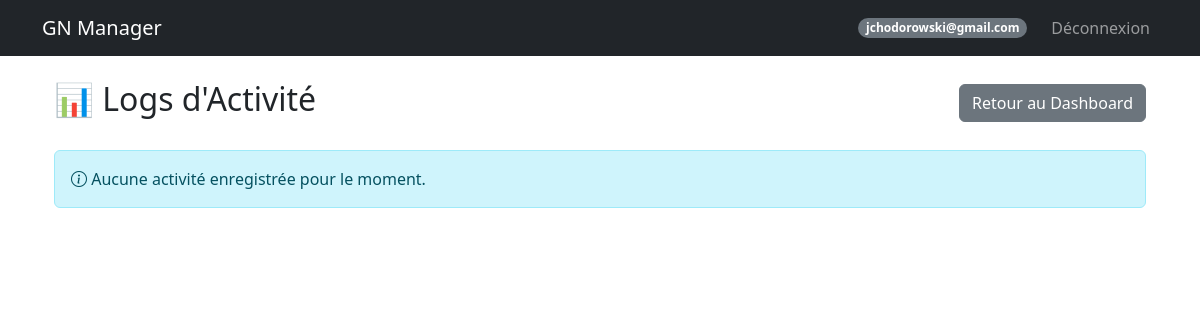
Before: /admin/logs (signed in) with the older database file.
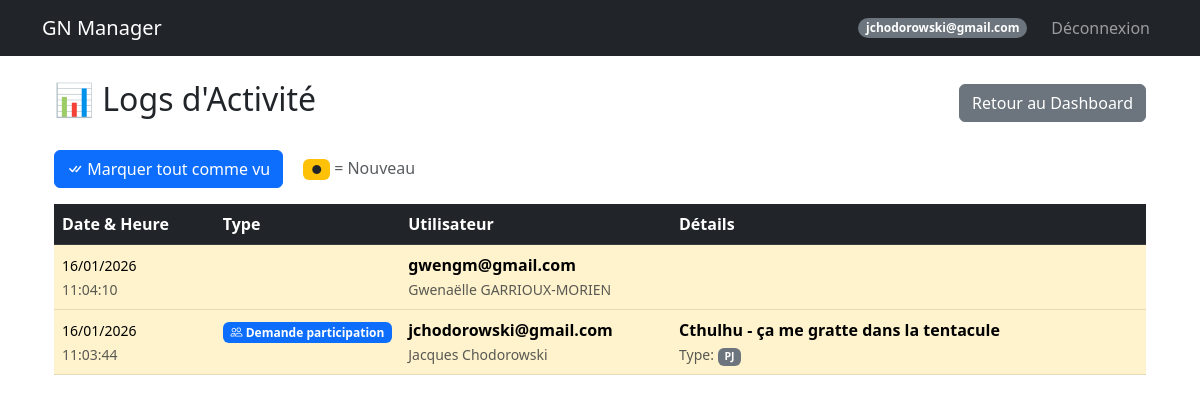
After: the same page with the newer database file.
### models.py (models this page shows, shortened)
class User(UserMixin, db.Model):
    id = db.Column(db.Integer, primary_key=True)
    email = db.Column(db.String(120), unique=True, nullable=False)
    password_hash = db.Column(db.String(128))
    nom = db.Column(db.String(80))
    prenom = db.Column(db.String(80))
    age = db.Column(db.Integer)
    genre = db.Column(db.String(20))
    avatar_url = db.Column(db.String(200))
    role = db.Column(db.String(20), default='user')  # createur, sysadmin, user
    is_banned = db.Column(db.Boolean, default=False)
    is_deleted = db.Column(db.Boolean, default=False)  # Suppression logique
    @property
    def is_admin(self):
        return self.role in ['createur', 'sysadmin']

class ActivityLog(db.Model):
    id = db.Column(db.Integer, primary_key=True)
    action_type = db.Column(db.String(50), nullable=False)
    user_id = db.Column(db.Integer, db.ForeignKey('user.id'))
    event_id = db.Column(db.Integer, db.ForeignKey('event.id'), nullable=True)
    details = db.Column(db.Text)  # JSON
    is_viewed = db.Column(db.Boolean, default=False)
    created_at = db.Column(db.DateTime, default=datetime.utcnow)
    user = db.relationship('User', backref='activity_logs')
    event = db.relationship('Event', backref='activity_logs')

### routes/admin_routes.py (the view)
@admin_bp.route('/admin/logs')
@login_required
@admin_required
def admin_logs():
    logs = ActivityLog.query.order_by(ActivityLog.created_at.desc()).all()
    for log in logs:
        try:
            log.details_dict = json.loads(log.details or '{}')
        except json.JSONDecodeError:
            log.details_dict = {}
    return render_template('admin_logs.html', logs=logs)

### templates/admin_logs.html (shortened to what this page needs)
{% extends "base.html" %}
{% block content %}
<div class="container mt-4">
    <div class="d-flex justify-content-between align-items-center mb-4">
        <h2>📊 Logs d'Activité</h2>
        <a href="{{ url_for('admin.dashboard') }}" class="btn btn-secondary">Retour au Dashboard</a>
    </div>
    {% if logs %}
    <div class="mb-3">
        <button id="markViewedBtn" class="btn btn-primary">
            <i class="bi bi-check-all"></i> Marquer tout comme vu
        </button>
        <span class="ms-3 text-muted">
            <span class="badge bg-warning text-dark">●</span> = Nouveau
        </span>
    </div>
    <div class="table-responsive">
        <table class="table table-hover">
            <thead class="table-dark">
                <tr>
                    <th style="width: 15%">Date & Heure</th>
                    <th style="width: 15%">Type</th>
                    <th style="width: 25%">Utilisateur</th>
                    <th style="width: 45%">Détails</th>
                </tr>
            </thead>
            <tbody>
                {% for log in logs %}
                <tr {% if not log.is_viewed %}class="table-warning" {% endif %}>
                    <td>
                        <small>{{ log.created_at.strftime('%d/%m/%Y') }}</small><br>
                        <small class="text-muted">{{ log.created_at.strftime('%H:%M:%S') }}</small>
                    </td>
                    <td>
                        {% if log.action_type == 'user_registration' %}
                        <span class="badge bg-success">
                            <i class="bi bi-person-plus"></i> Inscription
                        </span>
                        {% elif log.action_type == 'event_creation' %}
                        <span class="badge bg-info">
                            <i class="bi bi-calendar-plus"></i> Création événement
                        </span>
                        {% elif log.action_type == 'event_participation' %}
                        <span class="badge bg-primary">
                            <i class="bi bi-people"></i> Demande participation
                        </span>
                        {% endif %}
                    </td>
                    <td>
                        {% if log.user %}
                        <strong>{{ log.user.email }}</strong>
                        {% if log.user.prenom and log.user.nom %}
                        <br><small class="text-muted">{{ log.user.prenom }} {{ log.user.nom }}</small>
                        {% endif %}
                        {% else %}
                        <span class="text-muted">Utilisateur supprimé</span>
                        {% endif %}
                    </td>
                    <td>
                        {% if log.action_type == 'user_registration' %}
                        <div>
                            <strong>{{ log.details_dict.prenom }} {{ log.details_dict.nom }}</strong>
                        </div>
                        <small class="text-muted">
                            Email: {{ log.details_dict.email }}
                            {% if log.details_dict.genre %}
                            | Genre: {{ log.details_dict.genre }}
                            {% endif %}
                        </small>
                        {% elif log.action_type == 'event_participation' %}
                        <div>
                            <strong>{{ log.details_dict.event_name }}</strong>
                        </div>
                        <small class="text-muted">
                            Type: <span class="badge bg-secondary">{{ log.details_dict.type }}</span>
                        </small>
                        {% endif %}
                    </td>
                </tr>
                {% endfor %}
            </tbody>
        </table>
    </div>
    {% else %}
    <div class="alert alert-info">
        <i class="bi bi-info-circle"></i> Aucune activité enregistrée pour le moment.
    </div>
    {% endif %}
</div>
{% endblock %}

### templates/base.html (shortened to what this page needs)
<!DOCTYPE html>
<html lang="fr">
<head>
    <link href="https://cdn.jsdelivr.net/npm/bootstrap@5.3.0/dist/css/bootstrap.min.css" rel="stylesheet">
    <link rel="stylesheet" href="https://cdn.jsdelivr.net/npm/bootstrap-icons@1.11.3/font/bootstrap-icons.min.css">
</head>
<body>
    <nav class="navbar navbar-expand-lg navbar-dark bg-dark">
        <div class="container">
            <a class="navbar-brand" href="/">GN Manager</a>
            {% if current_user.is_authenticated %}
            <div class="navbar-nav ms-auto align-items-center">
                <span class="badge bg-secondary rounded-pill me-3">{{ current_user.email }}</span>
                <a class="nav-link" href="/logout">Déconnexion</a>
            </div>
            {% endif %}
        </div>
    </nav>
    <div class="container mt-4">
        {% block content %}{% endblock %}
    </div>
</body>
</html>

Changed rows visible on the page:
added ActivityLog: created_at "16/01/2026", created_at "11:04:10", user.email "gwengm@gmail.com", user.prenom "Gwenaëlle", user.nom "GARRIOUX-MORIEN"
added ActivityLog: created_at "16/01/2026", created_at "11:03:44", shows "Demande participation", user.email "jchodorowski@gmail.com", user.prenom "Jacques", user.nom "Chodorowski", details_dict.event_name "Cthulhu - ça me gratte dans la tentacule", details_dict.type "PJ"
Other visible differences:
text no longer shown: "Aucune activité enregistrée pour le moment."
text now shown: "Marquer tout comme vu ● = Nouveau Date & Heure Type Utilisateur Détails"
